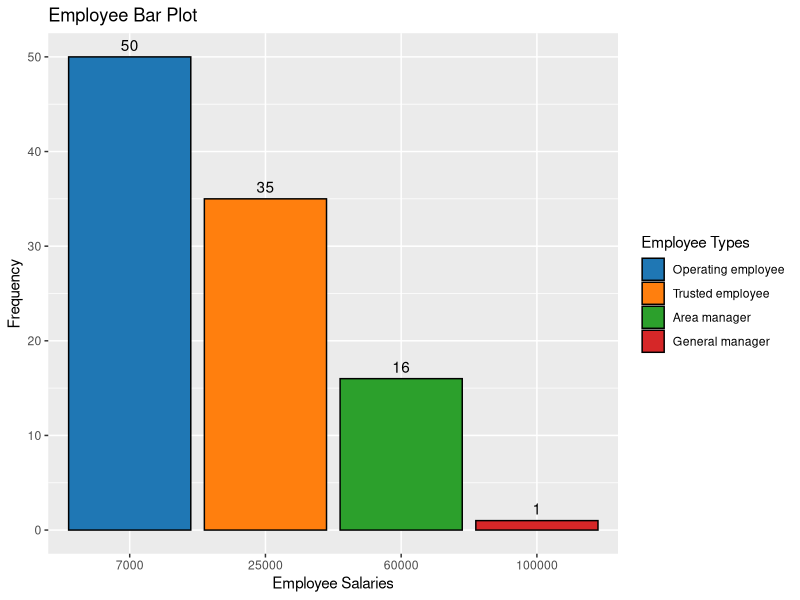

Recreate this plot in R.
library(tidyverse)
options(scipen = 999) # Disable scientific notation

employee_type_vector <- c(
  "Operating employee",
  "Trusted employee",
  "Area manager",
  "General manager"
)
employee_salary_vector <- c("7000", "25000", "60000", "100000")
employee_salary_tbl <- tibble(
  employee_type = employee_type_vector,
  employee_salary = employee_salary_vector
)

create_employee_tbl <- function(frequency_vector) {
  tibble(
    employee_type = factor(rep(employee_type_vector, frequency_vector), 
                            levels = employee_type_vector),
    Salaries = factor(rep(employee_type_vector, frequency_vector),
                      levels = employee_type_vector,
                      labels = employee_salary_vector)
  )
}


plot_employee_tbl <- function(employee_tbl) {
  employee_tbl %>%
    ggplot(aes(x = Salaries, fill = employee_type)) +
    geom_bar(color = "black") +
    geom_text(stat = "count", aes(label = after_stat(count)), vjust = -0.5) +
    scale_fill_manual(values = c(
      "#1f77b4",
      "#ff7f0e",
      "#2ca02c",
      "#d62728"
    )) +
    labs(
      title = "Employee Bar Plot",
      x = "Employee Salaries",
      y = "Frequency",
      fill = "Employee Types"
    )
}

frequency_vector <- c(50, 35, 16, 1)
frequency_vector %>%
  create_employee_tbl() %>%
  plot_employee_tbl() %>%
  print()
